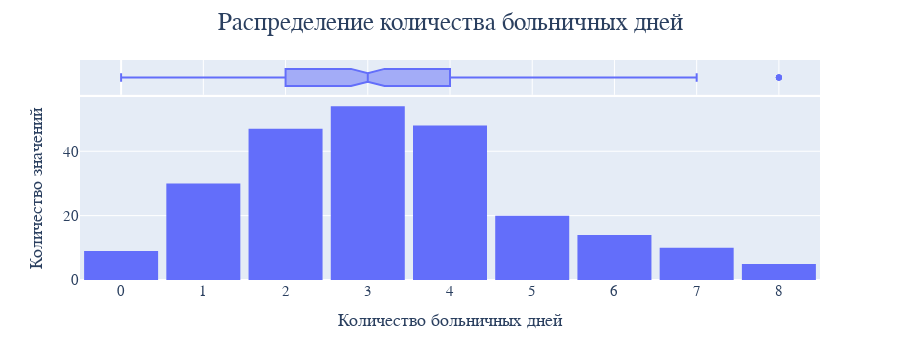

The notebook cell saved with this chart:
### Markdown cell above
### `Количество больничных дней`

### Code cell
fig = px.histogram(df, x='Количество больничных дней',  marginal='box')

fig.update_layout(
    title='Распределение количества больничных дней',
    yaxis_title='Количество значений',
)
fig.show()

### Figure 1 — Plotly figure (JSON) as saved in the notebook; plotly's stock layout.template omitted (floating-point values rounded to 4 significant figures; data arrays with more than 128 entries replaced by an {"elided": "..."} marker saying what was removed)
{"data": [{"alignmentgroup": "True", "bingroup": "x", "hovertemplate": "Количество больничных дней=%{x}<br>count=%{y}<extra></extra>", "legendgroup": "", "marker": {"color": "#636efa", "pattern": {"shape": ""}}, "name": "", "offsetgroup": "", "orientation": "v", "showlegend": false, "type": "histogram", "x": {"elided": "237 int values"}, "xaxis": "x", "yaxis": "y"}, {"alignmentgroup": "True", "hovertemplate": "Количество больничных дней=%{x}<extra></extra>", "legendgroup": "", "marker": {"color": "#636efa"}, "name": "", "notched": true, "offsetgroup": "", "showlegend": false, "type": "box", "x": {"elided": "237 int values"}, "xaxis": "x2", "yaxis": "y2"}], "layout": {"barmode": "relative", "height": 360, "legend": {"tracegroupgap": 0}, "margin": {"t": 60}, "title": {"text": "Распределение количества больничных дней"}, "width": 900, "xaxis": {"anchor": "y", "autorange": true, "domain": [0, 1], "range": [-0.5, 8.5], "title": {"text": "Количество больничных дней"}, "type": "linear"}, "xaxis2": {"anchor": "y2", "autorange": true, "domain": [0, 1], "matches": "x", "range": [-0.5, 8.5], "showgrid": true, "showticklabels": false, "type": "linear"}, "yaxis": {"anchor": "x", "autorange": true, "domain": [0, 0.8316], "range": [0, 56.84], "title": {"text": "Количество значений"}}, "yaxis2": {"anchor": "x2", "autorange": true, "domain": [0.8416, 1], "matches": "y2", "range": [-0.5, 0.5], "showgrid": false, "showline": false, "showticklabels": false, "ticks": "", "type": "category"}}}
